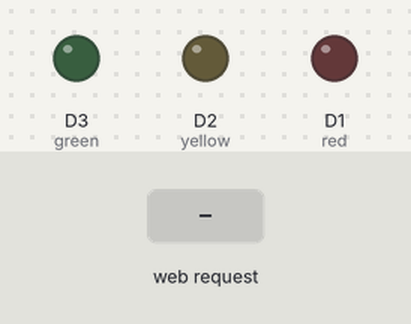
Recording of a sketch running on a simulated ESP8266 (Wemos D1 mini). Shown: output pins drawn as LEDs (lit = HIGH). The inputs (shaded band) are chosen by the test bench. WiFi joins after 1.5 s; servers stay silent unless stated; what the sketch prints to the serial monitor is not drawn.

Above: at 2.7 s.
2.8 s: HTTP request GET /red received
At 4.0 s:
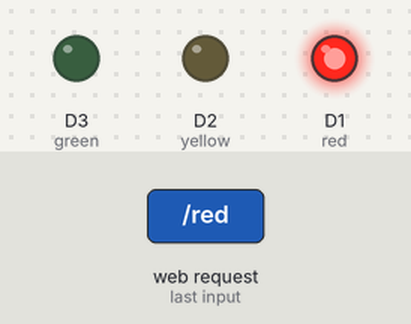
4.3 s: HTTP request GET /yellow received
At 5.4 s:
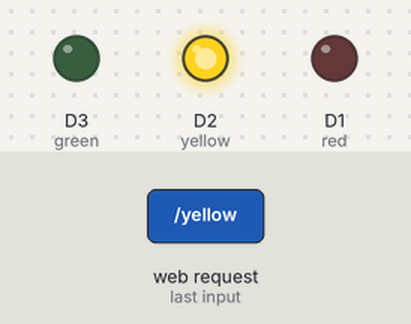
5.8 s: HTTP request GET /green received
At 6.6 s:
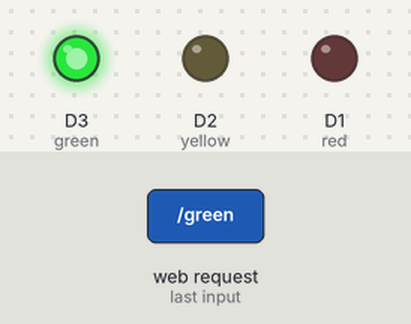
7.3 s: HTTP request GET /all received
At 7.9 s:
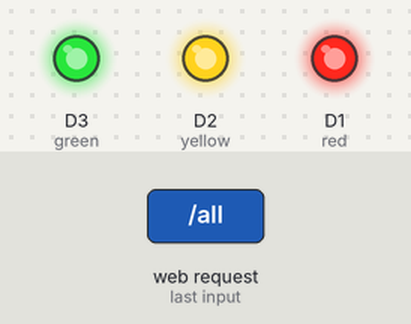
Timing chart, 0 to 9.8 s (numbered marks = the images above; inputs shaded):
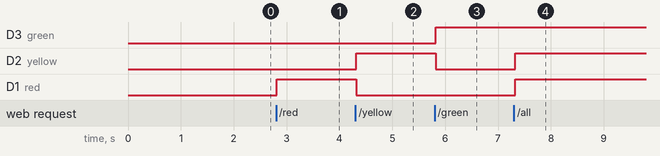

The sketch:

Lab3Server.ino
```cpp
#include <ESP8266WiFi.h> // This includes the libraries to connect to wifi and start a server
const char* wifiSSID = "eesc"; // In order for this to work, you MUST specify the SSID for your wifi
const char* wifiPSK = "password"; // And the preshared key (wifi password)
int red = D1;
int yellow = D2;
int green = D3;

const char* selectedState = "off";

//**REFERENCES**
//SERVER CODE: The entire server code was taken from the example lab provided by the instructor in class
//STATIC IP: https://randomnerdtutorials.com/esp8266-nodemcu-static-fixed-ip-address-arduino/

// Set your Static IP address
IPAddress local_IP(192, 168, 207, 1);
// Set your Gateway IP address
IPAddress gateway(192, 168, 1, 1);

IPAddress subnet(255, 255, 0, 0);

WiFiServer server(80); // This sets which port our server will listen on

void setup() { // Perform this part once when powered on
 Serial.begin(115200); // Open a serial connection (for debugging)
 delay(10); // Wait 10 milliseconds (1/100th of a second)
 pinMode(red, OUTPUT); // Set the LED pin to Output
 pinMode(yellow, OUTPUT);
 pinMode(green, OUTPUT);

 digitalWrite(red, LOW); // Set the pin to LOW (Off)
 digitalWrite(yellow, LOW); // Set the pin to LOW (Off)
 digitalWrite(green, LOW); // Set the pin to LOW (Off)

 // ** Connect to WiFi network - Adapted from http://www.esp8266learning.com/wemos-webserver-example.php
 Serial.print("Connecting to "); // Display debugging connection info
 Serial.println(wifiSSID); // Print the configured SSID to the Serial Monitor

 // Configures static IP address
if (!WiFi.config(local_IP, gateway, subnet)) {
  Serial.println("STA Failed to configure");
}

 WiFi.begin(wifiSSID, wifiPSK); // Use the provided SSID and PSK to connect

 while (WiFi.status() != WL_CONNECTED) { // If not connected to wifi
   delay(500); // Pause
   Serial.print("."); // Print a dot each loop while trying to connect
 }

 Serial.println("");
 Serial.println("WiFi connected"); // Print "connected" message to the Serial Monitor
 server.begin(); // Start the web server
 Serial.println("Server started");
 Serial.print("Use this URL : "); // Print the connected IP address to the Serial Monitor
 Serial.print("http://");
 Serial.print(WiFi.localIP());
 Serial.println("/");
} // ** End Adapted Code - This is the end of the code that was adapted from www.esplearning.com

void loop() { // ** Create a web server - Adapted from http://www.esp8266learning.com/wemos-webserver-example.php
  WiFiClient client = server.available(); // Create a new client object for available connections

  if (client) {                           // If a client is connected, wait until it sends some data
    while (!client.available()) {         // If the client hasn't sent info, wait for it
      delay(10);
    }

    String request = client.readStringUntil('\r');  // read the first line of the request
    Serial.println(request);              // DEBUG CODE - Echo the request to the Serial Monitor for debug
    client.flush();                       // Wait until the buffers are clear

    if (request.indexOf("/red") != -1) {   // If the request is for the page "/red"
      lightOn(1);             //   then set the red pin to high (turn on) do the rest for the other lights
      selectedState = "red";
    }
    else if(request.indexOf("/yellow") != -1) {
      lightOn(3);
      selectedState = "yellow";
    }
    else if(request.indexOf("/green") != -1) {
      lightOn(2);
      selectedState = "green";
    }
    else if(request.indexOf("/all") != -1){
      Serial.println("all");
      selectedState = "all";
      lightOn(4);
    }
    else if(request.indexOf("/off") != -1) {  // If the request is for the page "/off"
      lightOn(0);
      selectedState = "off";                       //   and track the state as "off"
    }
  }
  delay(100);
}

//0 for off
//light has values 1 2 3 for red green yellow
void lightOn(int light){
  switch(light){
    case 1: //red
      Serial.println("RED ON");
      digitalWrite(red, HIGH);
      digitalWrite(green, LOW);
      digitalWrite(yellow, LOW);
    break;
    case 2: //green
      Serial.println("GREEN ON");
      digitalWrite(red, LOW);
      digitalWrite(green, HIGH);
      digitalWrite(yellow, LOW);
    break;
    case 3: //yellow
      Serial.println("YELLOW ON");
      digitalWrite(red, LOW);
      digitalWrite(green, LOW);
      digitalWrite(yellow, HIGH);
    break;
    case 4: //all
      Serial.println("ALL ON");
      digitalWrite(red, HIGH);
      digitalWrite(green, HIGH);
      digitalWrite(yellow, HIGH);
    break;
    default: //off
      Serial.println("OFF");
      digitalWrite(red, LOW);
      digitalWrite(green, LOW);
      digitalWrite(yellow, LOW);
    break;
  }
}
```

Measured:
- after the input at 2.8 s, D1 (red): LOW → HIGH at once
- after the input at 4.3 s, D2 (yellow): LOW → HIGH at once; D1 (red): HIGH → LOW at once
- after the input at 5.8 s, D3 (green): LOW → HIGH at once; D2 (yellow): HIGH → LOW at once
- after the input at 7.3 s, D2 (yellow), D1 (red): LOW → HIGH at once
